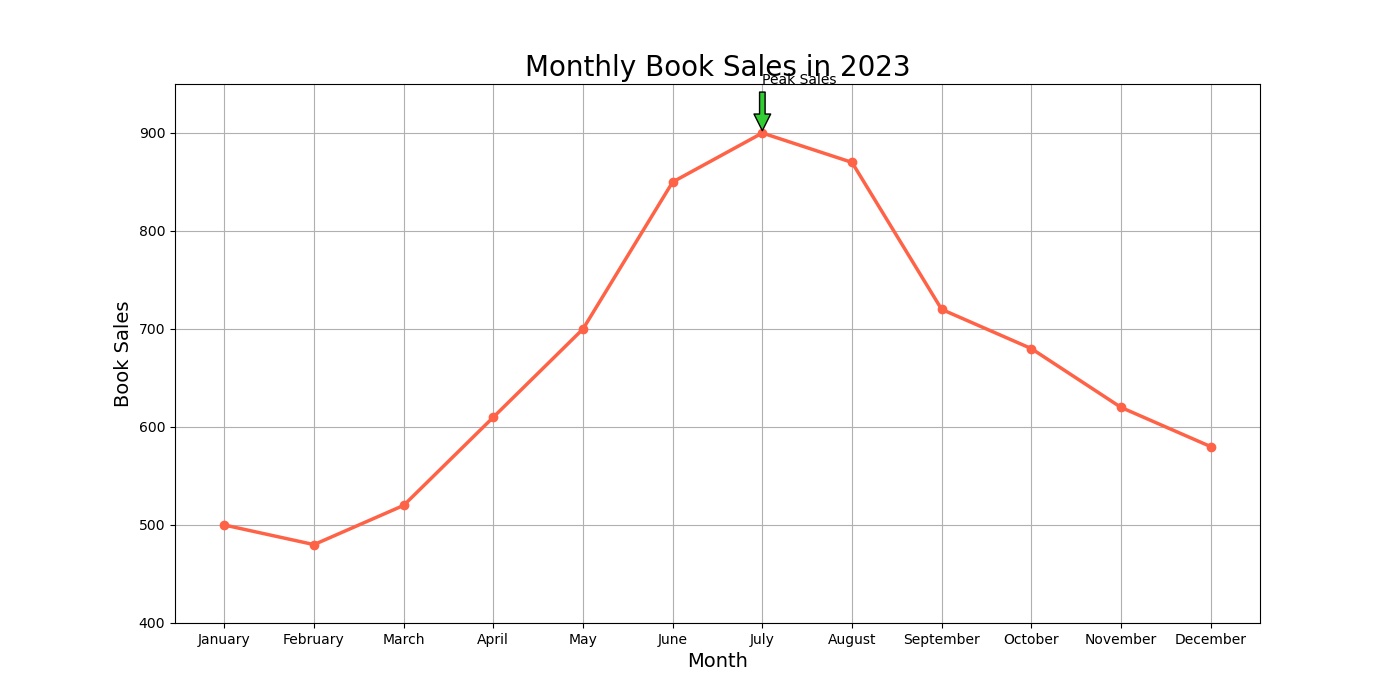

Source code (Python):

import matplotlib.pyplot as plt

# Data
months = ['January', 'February', 'March', 'April', 'May', 'June', 'July', 'August', 'September', 'October', 'November', 'December']
book_sales = [500, 480, 520, 610, 700, 850, 900, 870, 720, 680, 620, 580]

# Plotting the line chart
plt.figure(figsize=(14, 7))  # Change width and height of the chart
plt.plot(months, book_sales, marker='o', linestyle='-', color='#FF6347', linewidth=2.5)  # Modify color scheme

# Adding title and labels
plt.title('Monthly Book Sales in 2023', fontsize=20)
plt.xlabel('Month', fontsize=14)
plt.ylabel('Book Sales', fontsize=14)

# Adding an annotation for the highest book sales
highest_sales_index = book_sales.index(max(book_sales))
highest_sales_month = months[highest_sales_index]
plt.annotate('Peak Sales', xy=(highest_sales_index, max(book_sales)), xytext=(highest_sales_index, max(book_sales) + 50),
             arrowprops=dict(facecolor='#32CD32', shrink=0.05))

# Add a grid, set axis ranges and show the plot
plt.grid(True)
plt.ylim(400, 950)
plt.show()
